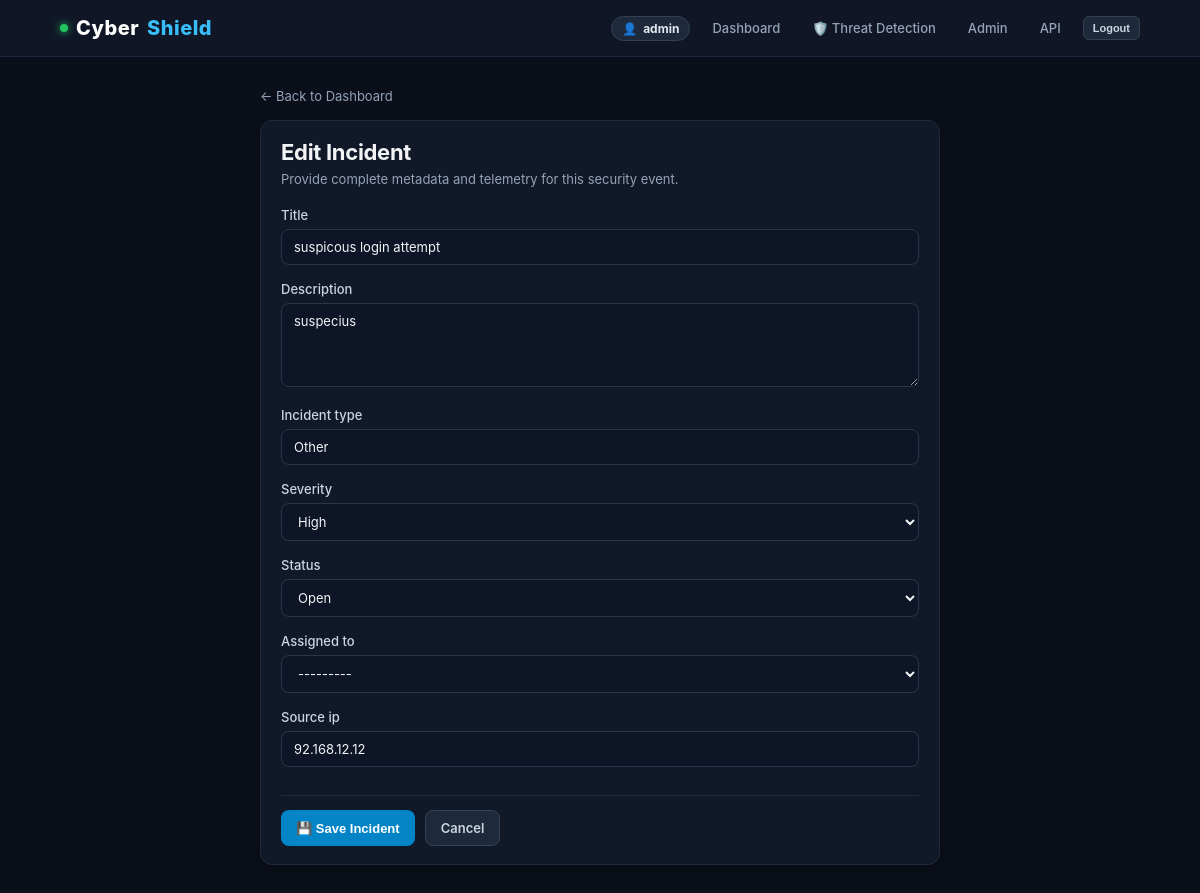
The app's page /incidents/2/edit/ (signed in) with its own data.
### incidents/models.py (models this page shows, shortened)
class Incident(models.Model):
    SEVERITY_CHOICES = [
        ("Critical", "Critical"),
        ("High", "High"),
        ("Medium", "Medium"),
        ("Low", "Low"),
    ]
    STATUS_CHOICES = [
        ("Open", "Open"),
        ("Investigating", "Investigating"),
        ("Resolved", "Resolved"),
    ]
    title = models.CharField(max_length=200)
    description = models.TextField()
    incident_type = models.CharField(max_length=100, default="Other")
    severity = models.CharField(
        max_length=20,
        choices=SEVERITY_CHOICES,
        default="Medium",
    )
    status = models.CharField(
        max_length=20,
        choices=STATUS_CHOICES,
        default="Open",
    )
    source_ip = models.GenericIPAddressField(
        blank=True,
        null=True,
    )
    assigned_to = models.ForeignKey(
        User,
        on_delete=models.SET_NULL,
        null=True,
        blank=True,
        related_name="incidents",
    )
    created_at = models.DateTimeField(auto_now_add=True)
    updated_at = models.DateTimeField(auto_now=True)
    class Meta:
        ordering = ["-created_at"]

### incidents/views.py (the view)
# urls.py: path("incidents/<int:pk>/edit/", incident_edit, name="incident_edit"),
@login_required
def incident_edit(request, pk):
    incident = get_object_or_404(Incident, pk=pk)
    form = IncidentForm(request.POST or None, instance=incident)
    if request.method == "POST" and form.is_valid():
        form.save()
        messages.success(request, f"Incident #{incident.id} updated successfully.")
        return redirect("dashboard")
    return render(
        request,
        "incidents/incident_form.html",
        {"form": form, "heading": "Edit Incident"},
    )

### incidents/forms.py
class IncidentForm(forms.ModelForm):
    class Meta:
        model = Incident
        fields = [
            "title",
            "description",
            "incident_type",
            "severity",
            "status",
            "assigned_to",
            "source_ip",
        ]
        widgets = {
            "title": forms.TextInput(
                attrs={"placeholder": "e.g. Suspicious Login Attempt"}
            ),
            "description": forms.Textarea(
                attrs={"rows": 4, "placeholder": "Incident details..."}
            ),
            "incident_type": forms.TextInput(
                attrs={"placeholder": "e.g. Phishing, Malware, Brute Force"}
            ),
            "source_ip": forms.TextInput(
                attrs={"placeholder": "e.g. 192.168.1.100"}
            ),
        }

### incidents/templates/incidents/incident_form.html (shortened to what this page needs)
{% extends "incidents/base.html" %}
{% block content %}
<div style="max-width: 680px; margin: 10px auto;">
    <a href="{% url 'dashboard' %}" class="muted" style="display: inline-flex; align-items: center; gap: 4px; margin-bottom: 16px;">
        ← Back to Dashboard
    </a>
    <div class="panel">
        <h1 style="font-size: 22px;">{{ heading }}</h1>
        <p class="muted" style="margin-bottom: 20px;">Provide complete metadata and telemetry for this security event.</p>
        <form method="post" class="form-grid">
            {% for field in form %}
            <div class="field">
                <label for="{{ field.id_for_label }}">{{ field.label }}</label>
                {{ field }}
            </div>
            {% endfor %}
            <div style="display:flex; gap:10px; margin-top:12px; padding-top:14px; border-top:1px solid #1f293d;">
                <button type="submit" class="btn">💾 Save Incident</button>
                <a href="{% url 'dashboard' %}" class="btn secondary">Cancel</a>
            </div>
        </form>
    </div>
</div>
{% endblock %}

### incidents/templates/incidents/base.html (shortened to what this page needs)
<!DOCTYPE html>
<html lang="en">
<head>
</head>
<body>
    <header class="topbar">
        <a href="{% url 'dashboard' %}" class="brand">
            <span class="pulse-dot" title="SOC Active"></span>
            Cyber<span>Shield</span>
        </a>
        {% if user.is_authenticated %}
        <nav class="nav">
            <span class="user-tag">👤 <strong>{{ user.username }}</strong></span>
            <a href="{% url 'dashboard' %}">Dashboard</a>
            <a href="{% url 'threat_detection' %}">🛡️ Threat Detection</a>
            <a href="/admin/">Admin</a>
            <a href="/api/incidents/">API</a>
            <form method="post" action="{% url 'logout' %}" style="display:inline; margin:0;">
                <button class="btn secondary sm" type="submit">Logout</button>
            </form>
        </nav>
        {% endif %}
    </header>
    <main class="container">
        {% block content %}{% endblock %}
    </main>
</body>
</html>

### incidents/templates/incidents/base.html (style rules this page uses)
:root { --bg: #0b0f19; --panel: #111827; --panel-border: #1f293d; --text: #f3f4f6; --text-muted: #94a3b8; --accent: #38bdf8; --accent-hover: #0284c7; }
* { box-sizing: border-box; }
body { margin: 0; background: var(--bg); color: var(--text); font-family: -apple-system, BlinkMacSystemFont, "Segoe UI", Roboto, "Helvetica Neue", Arial, sans-serif; -webkit-font-smoothing: antialiased; }
a { color: var(--accent); text-decoration: none; transition: color 0.15s; }
.topbar { display: flex; justify-content: space-between; align-items: center; padding: 14px 5%; background: rgba(17, 24, 39, 0.95); backdrop-filter: blur(8px); border-bottom: 1px solid var(--panel-border); position: sticky; top: 0; z-index: 100; }
.brand { display: flex; align-items: center; gap: 8px; font-size: 20px; font-weight: 800; letter-spacing: 0.5px; color: #fff; }
.brand span { color: var(--accent); }
.pulse-dot { width: 8px; height: 8px; border-radius: 50%; background: #22c55e; box-shadow: 0 0 8px #22c55e; display: inline-block; }
.nav { display: flex; gap: 12px; align-items: center; }
.nav a { color: var(--text-muted); font-size: 13px; font-weight: 500; padding: 6px 10px; border-radius: 6px; }
.user-tag { font-size: 12px; color: var(--text-muted); background: #1e293b; padding: 4px 10px; border-radius: 20px; border: 1px solid #334155; display: inline-flex; align-items: center; gap: 6px; }
.user-tag strong { color: #e2e8f0; }
.container { max-width: 1280px; margin: 28px auto; padding: 0 20px; }
h1 { margin: 0 0 6px; font-size: 26px; font-weight: 700; letter-spacing: -0.3px; }
.muted { color: var(--text-muted); font-size: 13px; margin: 0; }
.stat, .panel { background: var(--panel); border: 1px solid var(--panel-border); border-radius: 12px; padding: 18px 20px; box-shadow: 0 4px 12px rgba(0, 0, 0, 0.25); }
input, select, textarea { padding: 9px 12px; border-radius: 8px; background: #0d1526; color: var(--text); border: 1px solid #29354d; font: inherit; font-size: 13px; outline: none; transition: border-color 0.15s, box-shadow 0.15s; width: 100%; }
.btn { display: inline-flex; align-items: center; gap: 6px; padding: 9px 15px; border-radius: 8px; border: 0; cursor: pointer; font-weight: 600; font-size: 13px; background: #0284c7; color: #fff; transition: background 0.15s, transform 0.05s; }
.btn.secondary { background: #1e293b; color: #cbd5e1; border: 1px solid #334155; }
.btn.sm { padding: 5px 9px; font-size: 11px; border-radius: 6px; }
.form-grid { display: grid; gap: 16px; }
.field label { display: block; margin-bottom: 6px; font-size: 13px; font-weight: 500; color: #cbd5e1; }

### records on screen
Incident: form "suspicous login attempt" "suspecius" "Other" "High" "Open" "---------" "92.168.12.12"

### other values on screen
{{ user.username }} "admin"
{{ heading }} "Edit Incident"
{{ field.label }} "Title" "Description" "Incident type" "Severity" "Status" "Assigned to" "Source ip"
